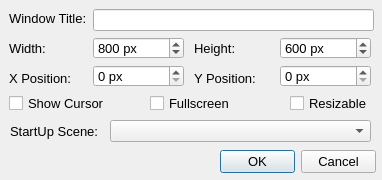
<?xml version="1.0" encoding="UTF-8"?>
<ui version="4.0">
 <class>frmProjSettings</class>
 <widget class="QDialog" name="frmProjSettings">
  <property name="geometry">
   <rect>
    <x>0</x>
    <y>0</y>
    <width>382</width>
    <height>180</height>
   </rect>
  </property>
  <property name="sizePolicy">
   <sizepolicy hsizetype="Fixed" vsizetype="Fixed">
    <horstretch>0</horstretch>
    <verstretch>0</verstretch>
   </sizepolicy>
  </property>
  <property name="minimumSize">
   <size>
    <width>382</width>
    <height>149</height>
   </size>
  </property>
  <property name="maximumSize">
   <size>
    <width>382</width>
    <height>1000</height>
   </size>
  </property>
  <property name="font">
   <font>
    <family>Arial</family>
    <pointsize>10</pointsize>
   </font>
  </property>
  <property name="windowTitle">
   <string>Dialog</string>
  </property>
  <widget class="QDialogButtonBox" name="buttonBox">
   <property name="geometry">
    <rect>
     <x>220</x>
     <y>150</y>
     <width>156</width>
     <height>24</height>
    </rect>
   </property>
   <property name="orientation">
    <enum>Qt::Horizontal</enum>
   </property>
   <property name="standardButtons">
    <set>QDialogButtonBox::Cancel|QDialogButtonBox::Ok</set>
   </property>
  </widget>
  <widget class="QLineEdit" name="txtTitle">
   <property name="geometry">
    <rect>
     <x>93</x>
     <y>9</y>
     <width>281</width>
     <height>22</height>
    </rect>
   </property>
  </widget>
  <widget class="QLabel" name="label">
   <property name="geometry">
    <rect>
     <x>9</x>
     <y>10</y>
     <width>78</width>
     <height>16</height>
    </rect>
   </property>
   <property name="text">
    <string>Window Title:</string>
   </property>
  </widget>
  <widget class="QLabel" name="label_2">
   <property name="geometry">
    <rect>
     <x>9</x>
     <y>40</y>
     <width>38</width>
     <height>16</height>
    </rect>
   </property>
   <property name="text">
    <string>Width:</string>
   </property>
  </widget>
  <widget class="QSpinBox" name="spnWidth">
   <property name="geometry">
    <rect>
     <x>93</x>
     <y>37</y>
     <width>91</width>
     <height>22</height>
    </rect>
   </property>
   <property name="frame">
    <bool>true</bool>
   </property>
   <property name="suffix">
    <string> px</string>
   </property>
   <property name="maximum">
    <number>3000</number>
   </property>
   <property name="value">
    <number>800</number>
   </property>
  </widget>
  <widget class="QLabel" name="label_3">
   <property name="geometry">
    <rect>
     <x>194</x>
     <y>40</y>
     <width>41</width>
     <height>16</height>
    </rect>
   </property>
   <property name="text">
    <string>Height:</string>
   </property>
  </widget>
  <widget class="QSpinBox" name="spnHeight">
   <property name="geometry">
    <rect>
     <x>280</x>
     <y>37</y>
     <width>91</width>
     <height>22</height>
    </rect>
   </property>
   <property name="frame">
    <bool>true</bool>
   </property>
   <property name="suffix">
    <string> px</string>
   </property>
   <property name="maximum">
    <number>3000</number>
   </property>
   <property name="value">
    <number>600</number>
   </property>
  </widget>
  <widget class="QLabel" name="label_4">
   <property name="geometry">
    <rect>
     <x>9</x>
     <y>70</y>
     <width>62</width>
     <height>16</height>
    </rect>
   </property>
   <property name="text">
    <string>X Position:</string>
   </property>
  </widget>
  <widget class="QSpinBox" name="spnX">
   <property name="geometry">
    <rect>
     <x>93</x>
     <y>65</y>
     <width>91</width>
     <height>22</height>
    </rect>
   </property>
   <property name="frame">
    <bool>true</bool>
   </property>
   <property name="suffix">
    <string> px</string>
   </property>
   <property name="maximum">
    <number>3000</number>
   </property>
   <property name="value">
    <number>0</number>
   </property>
  </widget>
  <widget class="QLabel" name="label_5">
   <property name="geometry">
    <rect>
     <x>194</x>
     <y>70</y>
     <width>64</width>
     <height>16</height>
    </rect>
   </property>
   <property name="text">
    <string>Y Position:</string>
   </property>
  </widget>
  <widget class="QSpinBox" name="spnY">
   <property name="geometry">
    <rect>
     <x>280</x>
     <y>65</y>
     <width>91</width>
     <height>22</height>
    </rect>
   </property>
   <property name="frame">
    <bool>true</bool>
   </property>
   <property name="suffix">
    <string> px</string>
   </property>
   <property name="maximum">
    <number>3000</number>
   </property>
   <property name="value">
    <number>0</number>
   </property>
  </widget>
  <widget class="QCheckBox" name="chbCorsor">
   <property name="geometry">
    <rect>
     <x>9</x>
     <y>93</y>
     <width>97</width>
     <height>20</height>
    </rect>
   </property>
   <property name="text">
    <string>Show Cursor</string>
   </property>
  </widget>
  <widget class="QCheckBox" name="chbFScreen">
   <property name="geometry">
    <rect>
     <x>150</x>
     <y>93</y>
     <width>83</width>
     <height>20</height>
    </rect>
   </property>
   <property name="text">
    <string>Fullscreen</string>
   </property>
  </widget>
  <widget class="QCheckBox" name="chbResize">
   <property name="geometry">
    <rect>
     <x>290</x>
     <y>93</y>
     <width>80</width>
     <height>20</height>
    </rect>
   </property>
   <property name="text">
    <string>Resizable</string>
   </property>
  </widget>
  <widget class="QComboBox" name="cmbScene">
   <property name="geometry">
    <rect>
     <x>110</x>
     <y>120</y>
     <width>261</width>
     <height>22</height>
    </rect>
   </property>
  </widget>
  <widget class="QLabel" name="label_6">
   <property name="geometry">
    <rect>
     <x>10</x>
     <y>123</y>
     <width>101</width>
     <height>16</height>
    </rect>
   </property>
   <property name="text">
    <string>StartUp Scene:</string>
   </property>
  </widget>
 </widget>
 <resources/>
 <connections>
  <connection>
   <sender>buttonBox</sender>
   <signal>accepted()</signal>
   <receiver>frmProjSettings</receiver>
   <slot>accept()</slot>
   <hints>
    <hint type="sourcelabel">
     <x>248</x>
     <y>254</y>
    </hint>
    <hint type="destinationlabel">
     <x>157</x>
     <y>274</y>
    </hint>
   </hints>
  </connection>
  <connection>
   <sender>buttonBox</sender>
   <signal>rejected()</signal>
   <receiver>frmProjSettings</receiver>
   <slot>reject()</slot>
   <hints>
    <hint type="sourcelabel">
     <x>316</x>
     <y>260</y>
    </hint>
    <hint type="destinationlabel">
     <x>286</x>
     <y>274</y>
    </hint>
   </hints>
  </connection>
 </connections>
</ui>
